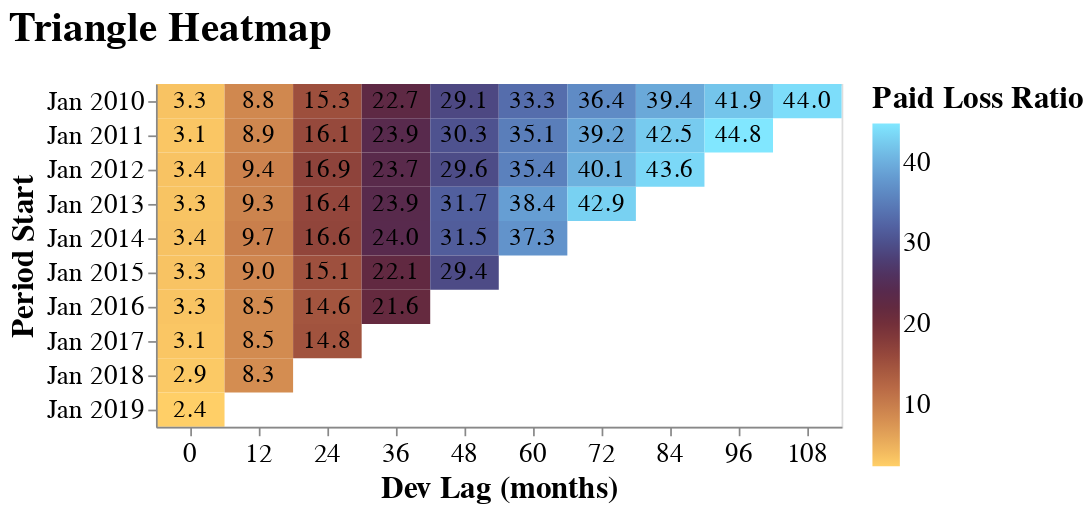

Notebook code cell kept with this figure:
### Code cell
triangle.plot_heatmap()

### Figure 1 — Vega-Lite specification as saved in the notebook (floating-point values rounded to 4 significant figures)
{"autosize": {"contains": "content", "resize": true}, "config": {"style": {"group-title": {"fontSize": 24}, "group-subtitle": {"fontSize": 18}, "guide-label": {"fontSize": 16, "font": "sans-serif"}, "guide-title": {"fontSize": 18, "font": "sans-serif"}}, "mark": {"color": "#1f8fff"}, "title": {"anchor": "start", "offset": 20}, "legend": {"orient": "right", "titleAnchor": "start", "layout": {"direction": "vertical"}, "labelFontSize": 16.0, "titleFontSize": 18.0}, "axis": {"labelFontSize": 16.0, "titleFontSize": 18.0}}, "layer": [{"mark": {"type": "rect"}, "encoding": {"color": {"condition": {"param": "param_5", "field": "metric", "scale": {"range": ["#ffcf67", "#ecb15d", "#da9654", "#c87e4c", "#b66745", "#a1533e", "#8a3f3a", "#733039", "#5f2941", "#522c53", "#4c3a6d", "#4d4e8a", "#5264a4", "#597bb8", "#6293cb", "#6caddc", "#76c9ed", "#81e7ff"]}, "title": "Paid Loss Ratio", "type": "quantitative"}, "value": "gray"}, "stroke": {"condition": [{"test": "((datum.metric_sd / datum.metric) > 0)", "value": "black"}]}, "strokeWidth": {"condition": [{"test": "((datum.metric_sd / datum.metric) > 0)", "value": 3}], "value": 0}, "tooltip": [{"field": "period_start", "title": "Period Start", "type": "temporal"}, {"field": "period_end", "title": "Period End", "type": "temporal"}, {"field": "evaluation_date", "title": "Evaluation Date", "type": "temporal"}, {"field": "dev_lag", "title": "Dev Lag (months)", "type": "ordinal"}, {"field": "metric", "title": "Paid Loss Ratio", "type": "quantitative"}], "x": {"axis": {"labelAngle": 0}, "field": "dev_lag", "title": "Dev Lag (months)", "type": "nominal"}, "y": {"field": "period_start", "scale": {"reverse": false}, "timeUnit": "yearmonth", "title": "Period Start", "type": "ordinal"}}, "name": "view_1", "title": {"text": "Paid Loss Ratio", "anchor": "middle", "font": "sans-serif", "fontSize": 12, "fontWeight": "normal"}}, {"mark": {"type": "text", "font": "sans-serif", "fontSize": 14.74}, "encoding": {"text": {"field": "metric", "format": ",.1f", "type": "quantitative"}, "x": {"axis": {"labelAngle": 0}, "field": "dev_lag", "title": "Dev Lag (months)", "type": "nominal"}, "y": {"field": "period_start", "scale": {"reverse": false}, "timeUnit": "yearmonth", "title": "Period Start", "type": "ordinal"}}, "title": {"text": "Paid Loss Ratio", "anchor": "middle", "font": "sans-serif", "fontSize": 12, "fontWeight": "normal"}}], "data": {"values": [{"period_start": "2010-01-01T00:00:00", "period_end": "2010-12-31T00:00:00", "evaluation_date": "2010-12-31T00:00:00", "dev_lag": 0.0, "metric": 3.327, "metric_sd": 0, "metric_lower_ci": null, "metric_upper_ci": null, "Field": "Paid Loss Ratio"}, {"period_start": "2010-01-01T00:00:00", "period_end": "2010-12-31T00:00:00", "evaluation_date": "2011-12-31T00:00:00", "dev_lag": 12.0, "metric": 8.836, "metric_sd": 0, "metric_lower_ci": null, "metric_upper_ci": null, "Field": "Paid Loss Ratio"}, {"period_start": "2010-01-01T00:00:00", "period_end": "2010-12-31T00:00:00", "evaluation_date": "2012-12-31T00:00:00", "dev_lag": 24.0, "metric": 15.29, "metric_sd": 0, "metric_lower_ci": null, "metric_upper_ci": null, "Field": "Paid Loss Ratio"}, {"period_start": "2010-01-01T00:00:00", "period_end": "2010-12-31T00:00:00", "evaluation_date": "2013-12-31T00:00:00", "dev_lag": 36.0, "metric": 22.72, "metric_sd": 0, "metric_lower_ci": null, "metric_upper_ci": null, "Field": "Paid Loss Ratio"}, {"period_start": "2010-01-01T00:00:00", "period_end": "2010-12-31T00:00:00", "evaluation_date": "2014-12-31T00:00:00", "dev_lag": 48.0, "metric": 29.11, "metric_sd": 0, "metric_lower_ci": null, "metric_upper_ci": null, "Field": "Paid Loss Ratio"}, {"period_start": "2010-01-01T00:00:00", "period_end": "2010-12-31T00:00:00", "evaluation_date": "2015-12-31T00:00:00", "dev_lag": 60.0, "metric": 33.3, "metric_sd": 0, "metric_lower_ci": null, "metric_upper_ci": null, "Field": "Paid Loss Ratio"}, {"period_start": "2010-01-01T00:00:00", "period_end": "2010-12-31T00:00:00", "evaluation_date": "2016-12-31T00:00:00", "dev_lag": 72.0, "metric": 36.43, "metric_sd": 0, "metric_lower_ci": null, "metric_upper_ci": null, "Field": "Paid Loss Ratio"}, {"period_start": "2010-01-01T00:00:00", "period_end": "2010-12-31T00:00:00", "evaluation_date": "2017-12-31T00:00:00", "dev_lag": 84.0, "metric": 39.38, "metric_sd": 0, "metric_lower_ci": null, "metric_upper_ci": null, "Field": "Paid Loss Ratio"}, {"period_start": "2010-01-01T00:00:00", "period_end": "2010-12-31T00:00:00", "evaluation_date": "2018-12-31T00:00:00", "dev_lag": 96.0, "metric": 41.93, "metric_sd": 0, "metric_lower_ci": null, "metric_upper_ci": null, "Field": "Paid Loss Ratio"}, {"period_start": "2010-01-01T00:00:00", "period_end": "2010-12-31T00:00:00", "evaluation_date": "2019-12-31T00:00:00", "dev_lag": 108.0, "metric": 43.96, "metric_sd": 0, "metric_lower_ci": null, "metric_upper_ci": null, "Field": "Paid Loss Ratio"}, {"period_start": "2011-01-01T00:00:00", "period_end": "2011-12-31T00:00:00", "evaluation_date": "2011-12-31T00:00:00", "dev_lag": 0.0, "metric": 3.096, "metric_sd": 0, "metric_lower_ci": null, "metric_upper_ci": null, "Field": "Paid Loss Ratio"}, {"period_start": "2011-01-01T00:00:00", "period_end": "2011-12-31T00:00:00", "evaluation_date": "2012-12-31T00:00:00", "dev_lag": 12.0, "metric": 8.904, "metric_sd": 0, "metric_lower_ci": null, "metric_upper_ci": null, "Field": "Paid Loss Ratio"}, {"period_start": "2011-01-01T00:00:00", "period_end": "2011-12-31T00:00:00", "evaluation_date": "2013-12-31T00:00:00", "dev_lag": 24.0, "metric": 16.11, "metric_sd": 0, "metric_lower_ci": null, "metric_upper_ci": null, "Field": "Paid Loss Ratio"}, {"period_start": "2011-01-01T00:00:00", "period_end": "2011-12-31T00:00:00", "evaluation_date": "2014-12-31T00:00:00", "dev_lag": 36.0, "metric": 23.94, "metric_sd": 0, "metric_lower_ci": null, "metric_upper_ci": null, "Field": "Paid Loss Ratio"}, {"period_start": "2011-01-01T00:00:00", "period_end": "2011-12-31T00:00:00", "evaluation_date": "2015-12-31T00:00:00", "dev_lag": 48.0, "metric": 30.3, "metric_sd": 0, "metric_lower_ci": null, "metric_upper_ci": null, "Field": "Paid Loss Ratio"}, {"period_start": "2011-01-01T00:00:00", "period_end": "2011-12-31T00:00:00", "evaluation_date": "2016-12-31T00:00:00", "dev_lag": 60.0, "metric": 35.06, "metric_sd": 0, "metric_lower_ci": null, "metric_upper_ci": null, "Field": "Paid Loss Ratio"}, {"period_start": "2011-01-01T00:00:00", "period_end": "2011-12-31T00:00:00", "evaluation_date": "2017-12-31T00:00:00", "dev_lag": 72.0, "metric": 39.16, "metric_sd": 0, "metric_lower_ci": null, "metric_upper_ci": null, "Field": "Paid Loss Ratio"}, {"period_start": "2011-01-01T00:00:00", "period_end": "2011-12-31T00:00:00", "evaluation_date": "2018-12-31T00:00:00", "dev_lag": 84.0, "metric": 42.49, "metric_sd": 0, "metric_lower_ci": null, "metric_upper_ci": null, "Field": "Paid Loss Ratio"}, {"period_start": "2011-01-01T00:00:00", "period_end": "2011-12-31T00:00:00", "evaluation_date": "2019-12-31T00:00:00", "dev_lag": 96.0, "metric": 44.78, "metric_sd": 0, "metric_lower_ci": null, "metric_upper_ci": null, "Field": "Paid Loss Ratio"}, {"period_start": "2012-01-01T00:00:00", "period_end": "2012-12-31T00:00:00", "evaluation_date": "2012-12-31T00:00:00", "dev_lag": 0.0, "metric": 3.365, "metric_sd": 0, "metric_lower_ci": null, "metric_upper_ci": null, "Field": "Paid Loss Ratio"}, {"period_start": "2012-01-01T00:00:00", "period_end": "2012-12-31T00:00:00", "evaluation_date": "2013-12-31T00:00:00", "dev_lag": 12.0, "metric": 9.382, "metric_sd": 0, "metric_lower_ci": null, "metric_upper_ci": null, "Field": "Paid Loss Ratio"}, {"period_start": "2012-01-01T00:00:00", "period_end": "2012-12-31T00:00:00", "evaluation_date": "2014-12-31T00:00:00", "dev_lag": 24.0, "metric": 16.87, "metric_sd": 0, "metric_lower_ci": null, "metric_upper_ci": null, "Field": "Paid Loss Ratio"}, {"period_start": "2012-01-01T00:00:00", "period_end": "2012-12-31T00:00:00", "evaluation_date": "2015-12-31T00:00:00", "dev_lag": 36.0, "metric": 23.68, "metric_sd": 0, "metric_lower_ci": null, "metric_upper_ci": null, "Field": "Paid Loss Ratio"}, {"period_start": "2012-01-01T00:00:00", "period_end": "2012-12-31T00:00:00", "evaluation_date": "2016-12-31T00:00:00", "dev_lag": 48.0, "metric": 29.56, "metric_sd": 0, "metric_lower_ci": null, "metric_upper_ci": null, "Field": "Paid Loss Ratio"}, {"period_start": "2012-01-01T00:00:00", "period_end": "2012-12-31T00:00:00", "evaluation_date": "2017-12-31T00:00:00", "dev_lag": 60.0, "metric": 35.39, "metric_sd": 0, "metric_lower_ci": null, "metric_upper_ci": null, "Field": "Paid Loss Ratio"}, {"period_start": "2012-01-01T00:00:00", "period_end": "2012-12-31T00:00:00", "evaluation_date": "2018-12-31T00:00:00", "dev_lag": 72.0, "metric": 40.13, "metric_sd": 0, "metric_lower_ci": null, "metric_upper_ci": null, "Field": "Paid Loss Ratio"}, {"period_start": "2012-01-01T00:00:00", "period_end": "2012-12-31T00:00:00", "evaluation_date": "2019-12-31T00:00:00", "dev_lag": 84.0, "metric": 43.57, "metric_sd": 0, "metric_lower_ci": null, "metric_upper_ci": null, "Field": "Paid Loss Ratio"}, {"period_start": "2013-01-01T00:00:00", "period_end": "2013-12-31T00:00:00", "evaluation_date": "2013-12-31T00:00:00", "dev_lag": 0.0, "metric": 3.302, "metric_sd": 0, "metric_lower_ci": null, "metric_upper_ci": null, "Field": "Paid Loss Ratio"}, {"period_start": "2013-01-01T00:00:00", "period_end": "2013-12-31T00:00:00", "evaluation_date": "2014-12-31T00:00:00", "dev_lag": 12.0, "metric": 9.259, "metric_sd": 0, "metric_lower_ci": null, "metric_upper_ci": null, "Field": "Paid Loss Ratio"}, {"period_start": "2013-01-01T00:00:00", "period_end": "2013-12-31T00:00:00", "evaluation_date": "2015-12-31T00:00:00", "dev_lag": 24.0, "metric": 16.39, "metric_sd": 0, "metric_lower_ci": null, "metric_upper_ci": null, "Field": "Paid Loss Ratio"}, {"period_start": "2013-01-01T00:00:00", "period_end": "2013-12-31T00:00:00", "evaluation_date": "2016-12-31T00:00:00", "dev_lag": 36.0, "metric": 23.85, "metric_sd": 0, "metric_lower_ci": null, "metric_upper_ci": null, "Field": "Paid Loss Ratio"}, {"period_start": "2013-01-01T00:00:00", "period_end": "2013-12-31T00:00:00", "evaluation_date": "2017-12-31T00:00:00", "dev_lag": 48.0, "metric": 31.7, "metric_sd": 0, "metric_lower_ci": null, "metric_upper_ci": null, "Field": "Paid Loss Ratio"}, {"period_start": "2013-01-01T00:00:00", "period_end": "2013-12-31T00:00:00", "evaluation_date": "2018-12-31T00:00:00", "dev_lag": 60.0, "metric": 38.36, "metric_sd": 0, "metric_lower_ci": null, "metric_upper_ci": null, "Field": "Paid Loss Ratio"}, {"period_start": "2013-01-01T00:00:00", "period_end": "2013-12-31T00:00:00", "evaluation_date": "2019-12-31T00:00:00", "dev_lag": 72.0, "metric": 42.94, "metric_sd": 0, "metric_lower_ci": null, "metric_upper_ci": null, "Field": "Paid Loss Ratio"}, {"period_start": "2014-01-01T00:00:00", "period_end": "2014-12-31T00:00:00", "evaluation_date": "2014-12-31T00:00:00", "dev_lag": 0.0, "metric": 3.42, "metric_sd": 0, "metric_lower_ci": null, "metric_upper_ci": null, "Field": "Paid Loss Ratio"}, {"period_start": "2014-01-01T00:00:00", "period_end": "2014-12-31T00:00:00", "evaluation_date": "2015-12-31T00:00:00", "dev_lag": 12.0, "metric": 9.725, "metric_sd": 0, "metric_lower_ci": null, "metric_upper_ci": null, "Field": "Paid Loss Ratio"}, {"period_start": "2014-01-01T00:00:00", "period_end": "2014-12-31T00:00:00", "evaluation_date": "2016-12-31T00:00:00", "dev_lag": 24.0, "metric": 16.55, "metric_sd": 0, "metric_lower_ci": null, "metric_upper_ci": null, "Field": "Paid Loss Ratio"}, {"period_start": "2014-01-01T00:00:00", "period_end": "2014-12-31T00:00:00", "evaluation_date": "2017-12-31T00:00:00", "dev_lag": 36.0, "metric": 23.96, "metric_sd": 0, "metric_lower_ci": null, "metric_upper_ci": null, "Field": "Paid Loss Ratio"}, {"period_start": "2014-01-01T00:00:00", "period_end": "2014-12-31T00:00:00", "evaluation_date": "2018-12-31T00:00:00", "dev_lag": 48.0, "metric": 31.47, "metric_sd": 0, "metric_lower_ci": null, "metric_upper_ci": null, "Field": "Paid Loss Ratio"}, {"period_start": "2014-01-01T00:00:00", "period_end": "2014-12-31T00:00:00", "evaluation_date": "2019-12-31T00:00:00", "dev_lag": 60.0, "metric": 37.29, "metric_sd": 0, "metric_lower_ci": null, "metric_upper_ci": null, "Field": "Paid Loss Ratio"}, {"period_start": "2015-01-01T00:00:00", "period_end": "2015-12-31T00:00:00", "evaluation_date": "2015-12-31T00:00:00", "dev_lag": 0.0, "metric": 3.315, "metric_sd": 0, "metric_lower_ci": null, "metric_upper_ci": null, "Field": "Paid Loss Ratio"}, {"period_start": "2015-01-01T00:00:00", "period_end": "2015-12-31T00:00:00", "evaluation_date": "2016-12-31T00:00:00", "dev_lag": 12.0, "metric": 8.977, "metric_sd": 0, "metric_lower_ci": null, "metric_upper_ci": null, "Field": "Paid Loss Ratio"}, {"period_start": "2015-01-01T00:00:00", "period_end": "2015-12-31T00:00:00", "evaluation_date": "2017-12-31T00:00:00", "dev_lag": 24.0, "metric": 15.14, "metric_sd": 0, "metric_lower_ci": null, "metric_upper_ci": null, "Field": "Paid Loss Ratio"}, {"period_start": "2015-01-01T00:00:00", "period_end": "2015-12-31T00:00:00", "evaluation_date": "2018-12-31T00:00:00", "dev_lag": 36.0, "metric": 22.09, "metric_sd": 0, "metric_lower_ci": null, "metric_upper_ci": null, "Field": "Paid Loss Ratio"}, {"period_start": "2015-01-01T00:00:00", "period_end": "2015-12-31T00:00:00", "evaluation_date": "2019-12-31T00:00:00", "dev_lag": 48.0, "metric": 29.44, "metric_sd": 0, "metric_lower_ci": null, "metric_upper_ci": null, "Field": "Paid Loss Ratio"}, {"period_start": "2016-01-01T00:00:00", "period_end": "2016-12-31T00:00:00", "evaluation_date": "2016-12-31T00:00:00", "dev_lag": 0.0, "metric": 3.259, "metric_sd": 0, "metric_lower_ci": null, "metric_upper_ci": null, "Field": "Paid Loss Ratio"}, {"period_start": "2016-01-01T00:00:00", "period_end": "2016-12-31T00:00:00", "evaluation_date": "2017-12-31T00:00:00", "dev_lag": 12.0, "metric": 8.496, "metric_sd": 0, "metric_lower_ci": null, "metric_upper_ci": null, "Field": "Paid Loss Ratio"}, {"period_start": "2016-01-01T00:00:00", "period_end": "2016-12-31T00:00:00", "evaluation_date": "2018-12-31T00:00:00", "dev_lag": 24.0, "metric": 14.56, "metric_sd": 0, "metric_lower_ci": null, "metric_upper_ci": null, "Field": "Paid Loss Ratio"}, {"period_start": "2016-01-01T00:00:00", "period_end": "2016-12-31T00:00:00", "evaluation_date": "2019-12-31T00:00:00", "dev_lag": 36.0, "metric": 21.63, "metric_sd": 0, "metric_lower_ci": null, "metric_upper_ci": null, "Field": "Paid Loss Ratio"}, {"period_start": "2017-01-01T00:00:00", "period_end": "2017-12-31T00:00:00", "evaluation_date": "2017-12-31T00:00:00", "dev_lag": 0.0, "metric": 3.115, "metric_sd": 0, "metric_lower_ci": null, "metric_upper_ci": null, "Field": "Paid Loss Ratio"}, {"period_start": "2017-01-01T00:00:00", "period_end": "2017-12-31T00:00:00", "evaluation_date": "2018-12-31T00:00:00", "dev_lag": 12.0, "metric": 8.486, "metric_sd": 0, "metric_lower_ci": null, "metric_upper_ci": null, "Field": "Paid Loss Ratio"}, {"period_start": "2017-01-01T00:00:00", "period_end": "2017-12-31T00:00:00", "evaluation_date": "2019-12-31T00:00:00", "dev_lag": 24.0, "metric": 14.85, "metric_sd": 0, "metric_lower_ci": null, "metric_upper_ci": null, "Field": "Paid Loss Ratio"}, {"period_start": "2018-01-01T00:00:00", "period_end": "2018-12-31T00:00:00", "evaluation_date": "2018-12-31T00:00:00", "dev_lag": 0.0, "metric": 2.882, "metric_sd": 0, "metric_lower_ci": null, "metric_upper_ci": null, "Field": "Paid Loss Ratio"}, {"period_start": "2018-01-01T00:00:00", "period_end": "2018-12-31T00:00:00", "evaluation_date": "2019-12-31T00:00:00", "dev_lag": 12.0, "metric": 8.275, "metric_sd": 0, "metric_lower_ci": null, "metric_upper_ci": null, "Field": "Paid Loss Ratio"}, {"period_start": "2019-01-01T00:00:00", "period_end": "2019-12-31T00:00:00", "evaluation_date": "2019-12-31T00:00:00", "dev_lag": 0.0, "metric": 2.369, "metric_sd": 0, "metric_lower_ci": null, "metric_upper_ci": null, "Field": "Paid Loss Ratio"}]}, "height": 200, "params": [{"name": "param_5", "select": {"type": "interval"}, "views": ["view_1"]}], "resolve": {"legend": {"color": "independent"}, "scale": {"color": "independent"}}, "title": {"text": "Triangle Heatmap"}, "width": 400, "$schema": "https://vega.github.io/schema/vega-lite/v5.20.1.json"}
